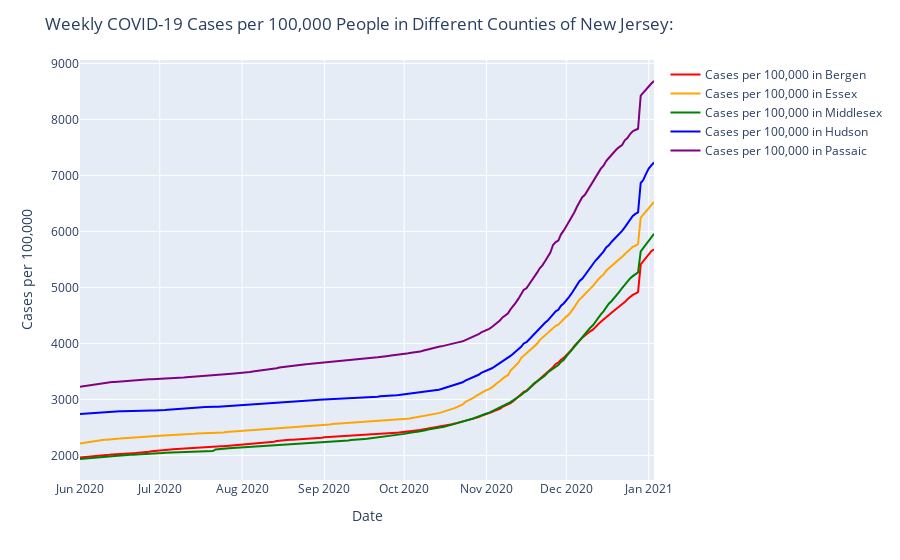
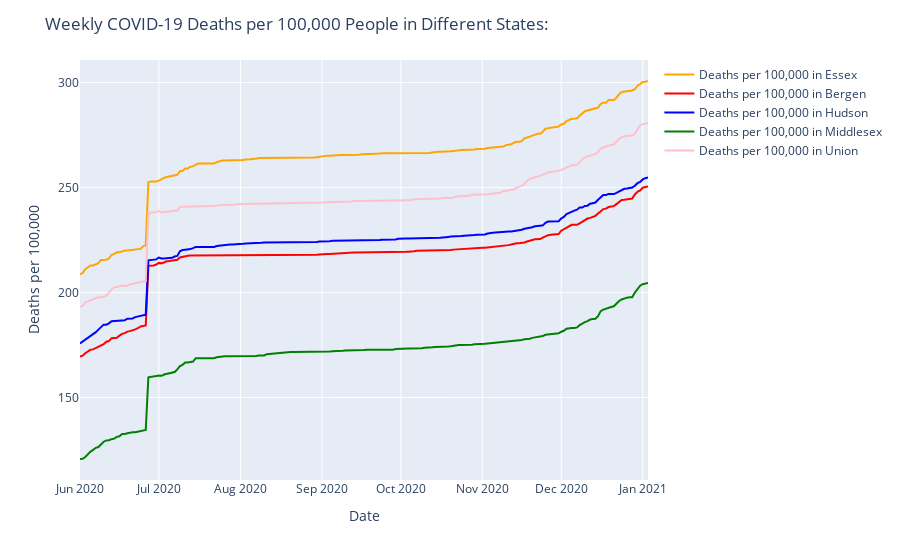
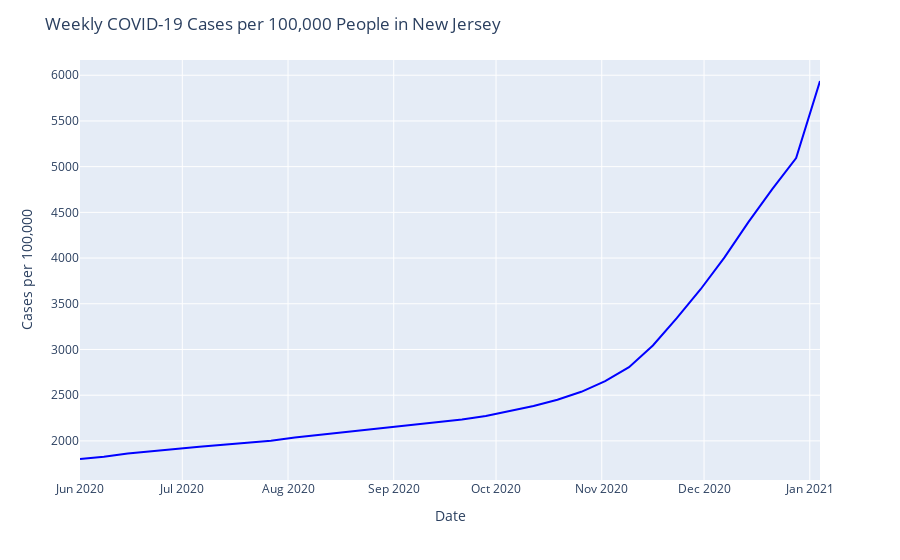
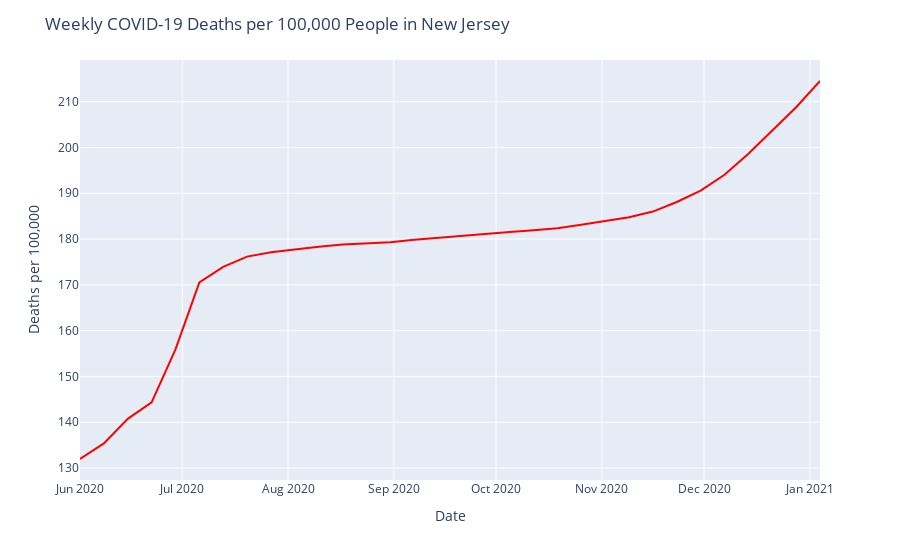

Here is the notebook cell these charts were saved with, in order:
### Code cell
# line plot for weekly cases and deaths per 100,000 people in New Jersey, Connecticut, Rhode Island, Massachusetts, New Hampshire, and Vermont:

# initializing plot for cases
fig_counties = px.line()

# initialzing plot for deaths
fig2_counties = px.line()

# adding case data for New Jersey counties:

fig_counties.add_scatter(
        x = nj_cases_bergen.reset_index()['date'],
        y = nj_cases_bergen.reset_index()['Case_Rate'],
        mode = 'lines',
        name = 'Cases per 100,000 in Bergen',
        line = dict(color = 'red'))
fig_counties.add_scatter(
        x = nj_cases_essex.reset_index()['date'],
        y = nj_cases_essex.reset_index()['Case_Rate'],
        mode = 'lines',
        name = 'Cases per 100,000 in Essex',
        line = dict(color = 'orange'))
fig_counties.add_scatter(
        x = nj_cases_middlesex.reset_index()['date'],
        y = nj_cases_middlesex.reset_index()['Case_Rate'],
        mode = 'lines',
        name = 'Cases per 100,000 in Middlesex',
        line = dict(color = 'green'))
fig_counties.add_scatter(
        x = nj_cases_hudson.reset_index()['date'],
        y = nj_cases_hudson.reset_index()['Case_Rate'],
        mode = 'lines',
        name = 'Cases per 100,000 in Hudson',
        line = dict(color = 'blue'))
fig_counties.add_scatter(
        x = nj_cases_passaic.reset_index()['date'],
        y = nj_cases_passaic.reset_index()['Case_Rate'],
        mode = 'lines',
        name = 'Cases per 100,000 in Passaic',
        line = dict(color = 'purple'))

# adding death data for New Jersey counties:

fig2_counties.add_scatter(
        x = nj_deaths_essex.reset_index()['date'],
        y = nj_deaths_essex['Death_Rate'],
        mode = 'lines',
        name = 'Deaths per 100,000 in Essex',
        line = dict(color = 'orange'))   
fig2_counties.add_scatter(
        x = nj_deaths_bergen.reset_index()['date'],
        y = nj_deaths_bergen['Death_Rate'],
        mode = 'lines',
        name = 'Deaths per 100,000 in Bergen',
        line = dict(color = 'red'))  
fig2_counties.add_scatter(
        x = nj_deaths_hudson.reset_index()['date'],
        y = nj_deaths_hudson['Death_Rate'],
        mode = 'lines',
        name = 'Deaths per 100,000 in Hudson',
        line = dict(color = 'blue'))  
fig2_counties.add_scatter(
        x = nj_deaths_middlesex.reset_index()['date'],
        y = nj_deaths_middlesex['Death_Rate'],
        mode = 'lines',
        name = 'Deaths per 100,000 in Middlesex',
        line = dict(color = 'green'))  
fig2_counties.add_scatter(
        x = nj_deaths_union.reset_index()['date'],
        y = nj_deaths_union['Death_Rate'],
        mode = 'lines',
        name = 'Deaths per 100,000 in Union',
        line = dict(color = 'pink'))  

# updating figure data for cases
fig_counties.update_layout(
        title = 'Weekly COVID-19 Cases per 100,000 People in Different Counties of New Jersey:',
        xaxis_title = 'Date',
        yaxis_title = 'Cases per 100,000',)

# updating figure data for deaths
fig2_counties.update_layout(
        title = 'Weekly COVID-19 Deaths per 100,000 People in Different States:',
        xaxis_title = 'Date',
        yaxis_title = 'Deaths per 100,000',)

# displaying New Jersey County Data
fig_counties.show()
pio.write_image(fig_counties, 'fig_counties.png')
fig2_counties.show()
pio.write_image(fig2_counties, 'fig2_counties.png')

# re-displaying New Jersey State Data
fig_nj.show()
pio.write_image(fig_nj, 'fig_nj.png')
fig2_nj.show()
pio.write_image(fig2_nj, 'fig2_nj.png')

# Display both images
from IPython.display import Image, display

display(Image('fig_counties.png'))  # display first image
display(Image('fig2_counties.png')) # display second image
display(Image('fig_nj.png')) # display second image
display(Image('fig2_nj.png')) # display second image

### Figure 1 — Plotly figure (JSON) as saved in the notebook; plotly's stock layout.template omitted (floating-point values rounded to 4 significant figures; data arrays with more than 128 entries replaced by an {"elided": "..."} marker saying what was removed)
{"data": [{"hovertemplate": "<extra></extra>", "legendgroup": "", "line": {"color": "#636efa", "dash": "solid"}, "marker": {"symbol": "circle"}, "mode": "lines", "name": "", "orientation": "v", "showlegend": false, "type": "scatter", "xaxis": "x", "yaxis": "y"}, {"line": {"color": "red"}, "mode": "lines", "name": "Cases per 100,000 in Bergen", "type": "scatter", "x": {"elided": "217 str values"}, "y": {"elided": "217 float values"}}, {"line": {"color": "orange"}, "mode": "lines", "name": "Cases per 100,000 in Essex", "type": "scatter", "x": {"elided": "217 str values"}, "y": {"elided": "217 float values"}}, {"line": {"color": "green"}, "mode": "lines", "name": "Cases per 100,000 in Middlesex", "type": "scatter", "x": {"elided": "217 str values"}, "y": {"elided": "217 float values"}}, {"line": {"color": "blue"}, "mode": "lines", "name": "Cases per 100,000 in Hudson", "type": "scatter", "x": {"elided": "217 str values"}, "y": {"elided": "217 float values"}}, {"line": {"color": "purple"}, "mode": "lines", "name": "Cases per 100,000 in Passaic", "type": "scatter", "x": {"elided": "217 str values"}, "y": {"elided": "217 float values"}}], "layout": {"autosize": true, "legend": {"tracegroupgap": 0}, "margin": {"t": 60}, "title": {"text": "Weekly COVID-19 Cases per 100,000 People in Different Counties of New Jersey:"}, "xaxis": {"anchor": "y", "autorange": true, "domain": [0, 1], "range": ["2020-06-01", "2021-01-03"], "title": {"text": "Date"}, "type": "date"}, "yaxis": {"anchor": "x", "autorange": true, "domain": [0, 1], "range": [1561.0, 9061.0], "title": {"text": "Cases per 100,000"}, "type": "linear"}}}

### Figure 2 — Plotly figure (JSON) as saved in the notebook; plotly's stock layout.template omitted (floating-point values rounded to 4 significant figures; data arrays with more than 128 entries replaced by an {"elided": "..."} marker saying what was removed)
{"data": [{"hovertemplate": "<extra></extra>", "legendgroup": "", "line": {"color": "#636efa", "dash": "solid"}, "marker": {"symbol": "circle"}, "mode": "lines", "name": "", "orientation": "v", "showlegend": false, "type": "scatter", "xaxis": "x", "yaxis": "y"}, {"line": {"color": "orange"}, "mode": "lines", "name": "Deaths per 100,000 in Essex", "type": "scatter", "x": {"elided": "217 str values"}, "y": {"elided": "217 float values"}}, {"line": {"color": "red"}, "mode": "lines", "name": "Deaths per 100,000 in Bergen", "type": "scatter", "x": {"elided": "217 str values"}, "y": {"elided": "217 float values"}}, {"line": {"color": "blue"}, "mode": "lines", "name": "Deaths per 100,000 in Hudson", "type": "scatter", "x": {"elided": "217 str values"}, "y": {"elided": "217 float values"}}, {"line": {"color": "green"}, "mode": "lines", "name": "Deaths per 100,000 in Middlesex", "type": "scatter", "x": {"elided": "217 str values"}, "y": {"elided": "217 float values"}}, {"line": {"color": "pink"}, "mode": "lines", "name": "Deaths per 100,000 in Union", "type": "scatter", "x": {"elided": "217 str values"}, "y": {"elided": "217 float values"}}], "layout": {"autosize": true, "legend": {"tracegroupgap": 0}, "margin": {"t": 60}, "title": {"text": "Weekly COVID-19 Deaths per 100,000 People in Different States:"}, "xaxis": {"anchor": "y", "autorange": true, "domain": [0, 1], "range": ["2020-06-01", "2021-01-03"], "title": {"text": "Date"}, "type": "date"}, "yaxis": {"anchor": "x", "autorange": true, "domain": [0, 1], "range": [110.7, 310.8], "title": {"text": "Deaths per 100,000"}, "type": "linear"}}}

### Figure 3 — Plotly figure (JSON) as saved in the notebook; plotly's stock layout.template omitted (floating-point values rounded to 4 significant figures)
{"data": [{"hovertemplate": "<extra></extra>", "legendgroup": "", "line": {"color": "#636efa", "dash": "solid"}, "marker": {"symbol": "circle"}, "mode": "lines", "name": "", "orientation": "v", "showlegend": false, "type": "scatter", "xaxis": "x", "yaxis": "y"}, {"line": {"color": "blue"}, "mode": "lines", "name": "Cases per 100,000", "type": "scatter", "x": ["2020-06-01T00:00:00", "2020-06-08T00:00:00", "2020-06-15T00:00:00", "2020-06-22T00:00:00", "2020-06-29T00:00:00", "2020-07-06T00:00:00", "2020-07-13T00:00:00", "2020-07-20T00:00:00", "2020-07-27T00:00:00", "2020-08-03T00:00:00", "2020-08-10T00:00:00", "2020-08-17T00:00:00", "2020-08-24T00:00:00", "2020-08-31T00:00:00", "2020-09-07T00:00:00", "2020-09-14T00:00:00", "2020-09-21T00:00:00", "2020-09-28T00:00:00", "2020-10-05T00:00:00", "2020-10-12T00:00:00", "2020-10-19T00:00:00", "2020-10-26T00:00:00", "2020-11-02T00:00:00", "2020-11-09T00:00:00", "2020-11-16T00:00:00", "2020-11-23T00:00:00", "2020-11-30T00:00:00", "2020-12-07T00:00:00", "2020-12-14T00:00:00", "2020-12-21T00:00:00", "2020-12-28T00:00:00", "2021-01-04T00:00:00"], "y": [1802.0, 1827.0, 1862.0, 1888.0, 1911.0, 1935.0, 1957.0, 1978.0, 2001.0, 2036.0, 2064.0, 2095.0, 2123.0, 2146.0, 2173.0, 2201.0, 2235.0, 2273.0, 2323.0, 2381.0, 2450.0, 2537.0, 2654.0, 2806.0, 3043.0, 3344.0, 3659.0, 4007.0, 4393.0, 4754.0, 5093.0, 5937.0]}], "layout": {"autosize": true, "legend": {"tracegroupgap": 0}, "margin": {"t": 60}, "title": {"text": "Weekly COVID-19 Cases per 100,000 People in New Jersey"}, "xaxis": {"anchor": "y", "autorange": true, "domain": [0, 1], "range": ["2020-06-01", "2021-01-04"], "title": {"text": "Date"}, "type": "date"}, "yaxis": {"anchor": "x", "autorange": true, "domain": [0, 1], "range": [1572.0, 6167.0], "title": {"text": "Cases per 100,000"}, "type": "linear"}}}

### Figure 4 — Plotly figure (JSON) as saved in the notebook; plotly's stock layout.template omitted (floating-point values rounded to 4 significant figures)
{"data": [{"hovertemplate": "<extra></extra>", "legendgroup": "", "line": {"color": "#636efa", "dash": "solid"}, "marker": {"symbol": "circle"}, "mode": "lines", "name": "", "orientation": "v", "showlegend": false, "type": "scatter", "xaxis": "x", "yaxis": "y"}, {"line": {"color": "red"}, "mode": "lines", "name": "Deaths per 100,000", "type": "scatter", "x": ["2020-06-01T00:00:00", "2020-06-08T00:00:00", "2020-06-15T00:00:00", "2020-06-22T00:00:00", "2020-06-29T00:00:00", "2020-07-06T00:00:00", "2020-07-13T00:00:00", "2020-07-20T00:00:00", "2020-07-27T00:00:00", "2020-08-03T00:00:00", "2020-08-10T00:00:00", "2020-08-17T00:00:00", "2020-08-24T00:00:00", "2020-08-31T00:00:00", "2020-09-07T00:00:00", "2020-09-14T00:00:00", "2020-09-21T00:00:00", "2020-09-28T00:00:00", "2020-10-05T00:00:00", "2020-10-12T00:00:00", "2020-10-19T00:00:00", "2020-10-26T00:00:00", "2020-11-02T00:00:00", "2020-11-09T00:00:00", "2020-11-16T00:00:00", "2020-11-23T00:00:00", "2020-11-30T00:00:00", "2020-12-07T00:00:00", "2020-12-14T00:00:00", "2020-12-21T00:00:00", "2020-12-28T00:00:00", "2021-01-04T00:00:00"], "y": [132.0, 135.4, 140.7, 144.3, 155.9, 170.5, 173.9, 176.2, 177.1, 177.8, 178.3, 178.8, 179.1, 179.3, 179.8, 180.3, 180.7, 181.1, 181.5, 181.9, 182.4, 183.1, 183.9, 184.8, 186.0, 188.1, 190.6, 194.1, 198.6, 203.7, 208.8, 214.5]}], "layout": {"autosize": true, "legend": {"tracegroupgap": 0}, "margin": {"t": 60}, "title": {"text": "Weekly COVID-19 Deaths per 100,000 People in New Jersey"}, "xaxis": {"anchor": "y", "autorange": true, "domain": [0, 1], "range": ["2020-06-01", "2021-01-04"], "title": {"text": "Date"}, "type": "date"}, "yaxis": {"anchor": "x", "autorange": true, "domain": [0, 1], "range": [127.4, 219.1], "title": {"text": "Deaths per 100,000"}, "type": "linear"}}}
